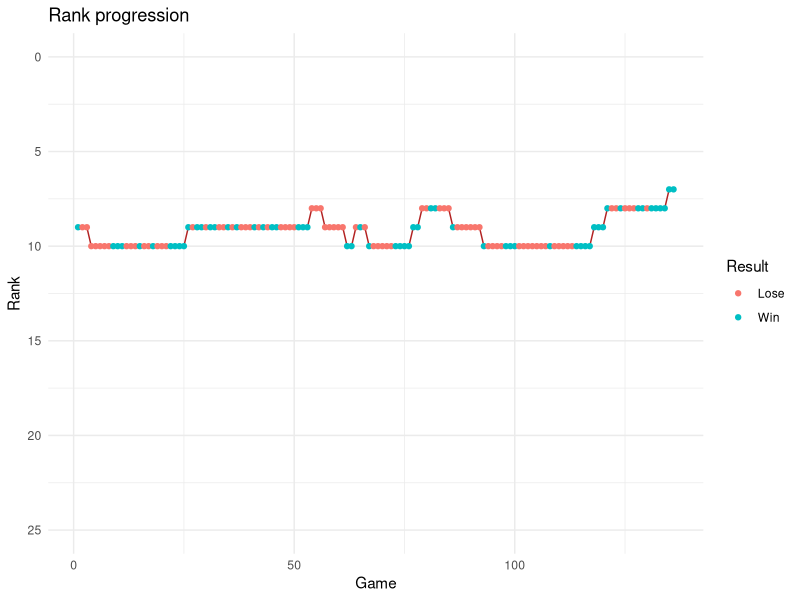

Here is the R script that generated this plot: (Note: this script raises an error after producing the figure.)
## ---- chunk 1
# chunk options
knitr::opts_chunk$set(echo = FALSE)
knitr::opts_chunk$set(fig.width = 8)

# libraries
library(tidyverse)
library(forcats)
library(cowplot)
## ---- chunk 2
# data
data_aggro <- read_csv2('Data/aggro_druid.csv') %>%
  filter(Disconnect == 'No')
## ---- chunk 3
data_aggro %>%
  mutate(Id_game = 1:length(Date)) %>%
  ggplot(aes(x = Id_game, y = Rank)) +
    ylim(25,0) +
    geom_line(color = 'firebrick') +
    geom_point(aes(colour = Result)) +
    labs(x = 'Game',
         title = 'Rank progression') +
    theme_minimal()
## ---- chunk 4
overall <- data_aggro %>%
  # as_factor(Result) %>%
  mutate(win_ratio = if_else(Result == 'Win', 1, 0,
                             NA_real_)) %>%
  summarise(Ratio = mean(win_ratio)) %>%
  mutate(Opponent = 'Overall')

data_aggro %>%
  mutate(win_ratio = if_else(Result == 'Win', 1, 0,
                             NA_real_)) %>%
  group_by(Opponent) %>%
  summarise(Ratio = mean(win_ratio),
            Count = n()) %>%
  filter(Count > 3) %>%
  bind_rows(overall) %>%
  ggplot(aes(y = Ratio, x = fct_relevel(Opponent, "Overall", after = Inf),
             fill = Opponent)) +
    geom_ribbon(aes(x = fct_relevel(Opponent, "Overall", after = Inf)), ymin = 0.33, ymax = 0.5, fill = 'orange', alpha = 0.3) +
    geom_ribbon(ymin = 0, ymax = 0.33, fill = 'red', alpha = 0.3) +
    geom_ribbon(ymin = 0.5, ymax = 0.66, fill = 'darkgreen', alpha = 0.3) +
    geom_ribbon(ymin = 0.66, ymax = 1, fill = 'green', alpha = 0.3) +
    geom_hline(yintercept = 0.5, color = 'red') +
    geom_bar(stat = 'identity') +
    geom_text(aes(label = round(Ratio, 2)), vjust = 1.2) +
    scale_y_continuous(breaks = c(0, 0.33, 0.5, 0.66, 1), limits = c(0,1)) +
    labs(x = 'Opponent',
         title = 'Win Ratio per Archetype',
         subtitle = '(only archetypes with > 3 games)') +
    # coord_flip() +
    theme_minimal() +
    theme(legend.position = 'none') +
    theme(axis.text.x = element_text(angle = 90))
## ---- chunk 5
data_aggro %>%
  ggplot(aes(x = Opponent, fill = Result)) +
  geom_bar(position = 'stack') +
  labs(y = 'Count', x = '',
       title = 'Games per Archetype') +
  theme_minimal() +
  theme(axis.text.x = element_text(angle = 90))
## ---- chunk 6
LivingMana_total <- data_aggro %>%
  ggplot(aes(x = LivingMana, fill = Result)) +
  geom_bar(position = 'stack') +
  labs(y = 'Count', x = '',
       title = 'Living Mana') +
  theme_minimal()

Finja_total <- data_aggro %>%
  ggplot(aes(x = Finja, fill = Result)) +
  geom_bar(position = 'stack') +
  labs(y = 'Count', x = '',
       title = 'Finja') +
  theme_minimal()

Combinations <- data_aggro %>%
  mutate(Card_combo = fct_recode(as_factor(paste0(LivingMana, Finja)),
                                 None = 'NoNo', LivingMana = 'YesNo',
                                 Finja = 'NoYes', Both = 'YesYes')) %>%
  ggplot(aes(x = Card_combo, fill = Result)) +
  geom_bar(position = 'stack') +
  labs(y = 'Count', x = '',
       title = 'Detailed') +
  theme_minimal()

upper_grid <- plot_grid(LivingMana_total, Finja_total, labels = 'auto')
plot_grid(upper_grid, Combinations, labels = c('', 'c'),
          ncol = 1)
## ---- chunk 7
overall_win_prob <- data_aggro %>%
  mutate(win_ratio = if_else(Result == 'Win', 1, 0,
                             NA_real_)) %>%
  # group_by(Turn) %>%
  # summarise(Mean = mean(win_ratio), Median = median(win_ratio), Count = n(),
  #           SD = sd(win_ratio), SE = SD/sqrt(Count + 1)) %>%
  ggplot(aes(x = Turn, y = win_ratio)) +
    geom_ribbon(ymin = 0.33, ymax = 0.5, fill = 'orange', alpha = 0.3) +
    geom_ribbon(ymin = 0, ymax = 0.33, fill = 'red', alpha = 0.3) +
    geom_ribbon(ymin = 0.5, ymax = 0.66, fill = 'darkgreen', alpha = 0.3) +
    geom_ribbon(ymin = 0.66, ymax = 1, fill = 'green', alpha = 0.3) +
    geom_hline(yintercept = .5, color = 'red', size = 1) +
    geom_jitter(alpha = .5, width = 0.07, height = 0.01) +
    stat_smooth(method = 'glm',
                method.args = list(family = "binomial"), se = FALSE,
                colour = 'darkblue') +
    scale_x_continuous(breaks = c(2:10)) +
    labs(y = 'Ratio',
         title = 'Overall probabilistic smooth',
         subtitle = '(dots are jittered for better visualization)') +
    theme_minimal()

card_win_prob <- data_aggro %>%
  mutate(Card_combo = fct_recode(as_factor(paste0(LivingMana, Finja)),
                                 None = 'NoNo', LivingMana = 'YesNo',
                                 Finja = 'NoYes', Both = 'YesYes'),
         win_ratio = if_else(Result == 'Win', 1, 0,
                             NA_real_)) %>%
  # group_by(Turn) %>%
  # summarise(Mean = mean(win_ratio), Median = median(win_ratio), Count = n(),
  #           SD = sd(win_ratio), SE = SD/sqrt(Count + 1)) %>%
  ggplot(aes(x = Turn, y = win_ratio)) +
    geom_ribbon(ymin = 0.33, ymax = 0.5, fill = 'orange', alpha = 0.3) +
    geom_ribbon(ymin = 0, ymax = 0.33, fill = 'red', alpha = 0.3) +
    geom_ribbon(ymin = 0.5, ymax = 0.66, fill = 'darkgreen', alpha = 0.3) +
    geom_ribbon(ymin = 0.66, ymax = 1, fill = 'green', alpha = 0.3) +
    geom_hline(yintercept = .5, color = 'red', size = 1) +
    geom_jitter(alpha = .5, width = 0.07, height = 0.01) +
    stat_smooth(aes(color = Card_combo), method = 'glm',
                method.args = list(family = "binomial"), se = FALSE) +
    scale_x_continuous(breaks = c(2:10)) +
    labs(y = 'Ratio',
         title = 'By played card probabilistic smooth',
         subtitle = '(dots are jittered for better visualization)') +
    theme_minimal() +
    theme(legend.position = 'top')

plot_grid(overall_win_prob, card_win_prob, ncol = 1, labels = 'auto',
          align = 'v', rel_heights = c(1,1.3))
## ---- chunk 8
data_aggro %>%
  filter(Disconnect == 'No') %>%
  ggplot(aes(x = Turn)) +
  geom_histogram(binwidth = 1, fill = 'skyblue', color = 'black') +
  labs(x = 'Count',
       title = 'Games finished by turn') +
  scale_x_continuous(breaks = 2:10) +
  theme_minimal()
## ---- chunk 9
data_aggro %>%
  mutate(Card_combo = fct_recode(as_factor(paste0(LivingMana, Finja)),
                                 None = 'NoNo', LivingMana = 'YesNo',
                                 Finja = 'NoYes', Both = 'YesYes'),
         win_ratio = if_else(Result == 'Win', 1, 0,
                             NA_real_)) %>%
  # group_by(Turn) %>%
  # summarise(Mean = mean(win_ratio), Median = median(win_ratio), Count = n(),
  #           SD = sd(win_ratio), SE = SD/sqrt(Count + 1)) %>%
  ggplot(aes(x = Turn, y = win_ratio)) +
    geom_ribbon(ymin = 0.33, ymax = 0.5, fill = 'orange', alpha = 0.3) +
    geom_ribbon(ymin = 0, ymax = 0.33, fill = 'red', alpha = 0.3) +
    geom_ribbon(ymin = 0.5, ymax = 0.66, fill = 'darkgreen', alpha = 0.3) +
    geom_ribbon(ymin = 0.66, ymax = 1, fill = 'green', alpha = 0.3) +
    geom_hline(yintercept = .5, color = 'red', size = 1) +
    geom_jitter(alpha = .5, width = 0.07, height = 0.01) +
    stat_smooth(aes(color = Card_combo), method = 'glm',
                method.args = list(family = "binomial"), se = FALSE) +
    facet_wrap(~Opponent, ncol = 3) +
    scale_x_continuous(breaks = c(2:10)) +
    labs(y = 'Ratio',
         title = 'By played card probabilistic smooth',
         subtitle = '(dots are jittered for better visualization)') +
    theme_minimal() +
    theme(legend.position = 'top')
## ---- chunk 10
hist_data <- data_aggro %>%
      group_by(Turn, Result) %>%
      summarise(Proportion = n()) %>%
      mutate(Proportion = Proportion/sum(Proportion))
